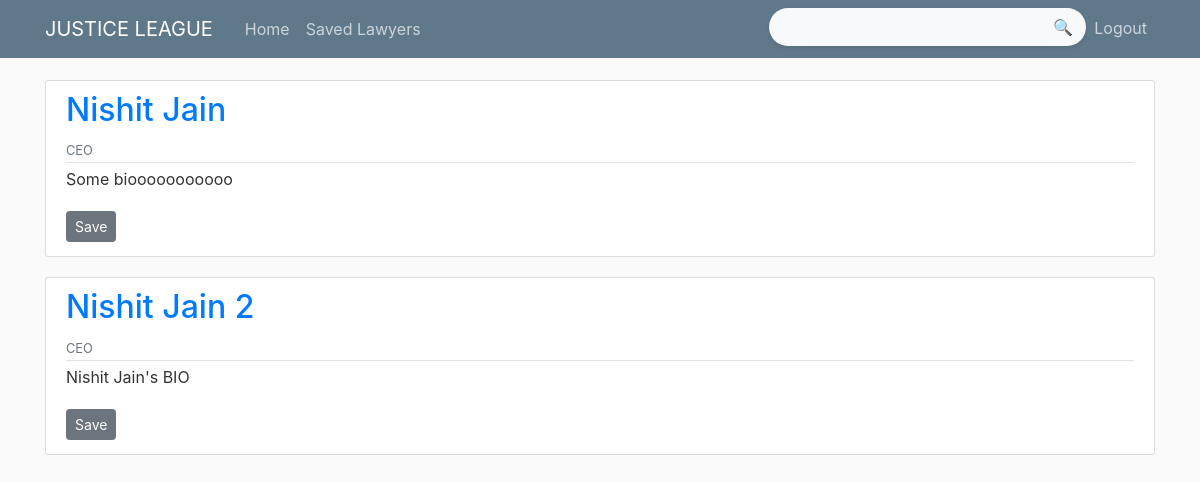
Screenshot of /userhome (signed in) with the database file from the repository.
### models.py (models this page shows)
class Lawyer(UserMixin,db.Model):
    __searchable__ = ['username','first_name','last_name','current_job','city','specialization1','specialization2','specialization3',]
    id = db.Column(db.Integer , primary_key = True)
    username = db.Column(db.String(50), nullable = False)
    first_name = db.Column(db.String(50))
    last_name = db.Column(db.String(50))
    email_id  = db.Column(db.String(200), nullable = False, unique = True)
    current_job = db.Column(db.String(50))
    open_for_cases=db.Column(db.Boolean())
    city =  db.Column(db.String(50))
    specialization1 = db.Column(db.String(50))
    specialization2 = db.Column(db.String(50))
    specialization3 = db.Column(db.String(50))
    bio = db.Column(db.String(200))
    linkedin =   db.Column(db.String(200), unique = True)
    facebook =  db.Column(db.String(200), unique = True)
    instagram =  db.Column(db.String(200), unique = True)
    min_fee= db.Column(db.Integer)
    max_fee= db.Column(db.Integer)
    profile_photo = db.Column(db.String(200) , unique=True)
    phone_number = db.Column(db.Integer , unique=True)
    password =  db.Column(db.String(50), nullable = False)
    cases  = db.relationship('Lawyer_case', backref = 'lawyer')
    educational_qualif_1  = db.relationship('Lawyer_educational_qualif_1', uselist=False, backref = 'lawyer')
    educational_qualif_2  = db.relationship('Lawyer_educational_qualif_2',uselist=False, backref = 'lawyer')
    educational_qualif_3  = db.relationship('Lawyer_educational_qualif_3',uselist=False, backref = 'lawyer')
    proffesional_qualif_1 = db.relationship('Lawyer_prof_qualif_1',uselist=False, backref = 'lawyer')
    proffesional_qualif_2 = db.relationship('Lawyer_prof_qualif_2', uselist=False,backref = 'lawyer')
    proffesional_qualif_3 = db.relationship('Lawyer_prof_qualif_3',uselist=False, backref = 'lawyer')
    saved_lawyers=db.relationship('SavedLawyers',backref='lawyer')

### user_routes.py (the view)
@app.route('/userhome',methods=['GET','POST'])
@login_required
def userhome():
	searchform = SearchForm()
	if searchform.validate_on_submit():
		return redirect(url_for('lawyersearch',query=searchform.searchinput.data))
	free_lawyers = Lawyer.query.filter_by(open_for_cases=1).all()
	user_id = session['customer_id']
	saved_lawyers_ids = SavedLawyers.query.filter_by(user_id=user_id).all()
	saved_lawyers=[]
	for lawyer_id in saved_lawyers_ids:
		lawyer=Lawyer.query.filter_by(id=lawyer_id.lawyer_id).first()
		saved_lawyers.append(lawyer)
	return render_template('user_home.html',free_lawyers=free_lawyers,saved_lawyers=saved_lawyers,searchform=searchform)

### forms.py
class SearchForm(FlaskForm):
	searchinput= StringField('Search')
	submit=SubmitField('🔍')

### user_routes.py (called while the page is built)
@user_login_manager.user_loader
def load_user(user_id):
	return User.query.get(int(user_id))

### templates/user_home.html
{% extends "user_layout.html" %}
{% block content %}
{% if free_lawyers %}
	{% for lawyer in free_lawyers %}
	<article class="media content-section">
	  <div class="media-body">
	    <div class="article-metadata">
	      	<h2><a class="mr-2" href="{{ url_for('show_profile',lawyer_id=lawyer.id) }}">{{ lawyer.username }}</a></h2>
	      <small class="text-muted">{{lawyer.current_job if lawyer.current_job}}</small>
		</div>
		<p class="article-content">{{ lawyer.bio }}</p>
		<div>
			{% if lawyer in saved_lawyers %}
				<a class="btn btn-secondary btn-sm mt-1 mb-1" href="{{ url_for('unsave_lawyer',lawyer_id=lawyer.id)}}">Unsave</a>
			{% else %}
				<a class="btn btn-secondary btn-sm mt-1 mb-1" href="{{ url_for('save_lawyer',lawyer_id=lawyer.id)}}">Save</a>
			{% endif %}
          </div>
	  </div>
	</article>
	{% endfor %}
	{% else %}
	<h2>No lawyers present</h2>
	{% endif %}
{% endblock content %}

### static/main.css (style rules this page uses)
body { background: #fafafa; color: #333333; margin-top: 5rem; }
h1, h2, h3, h4, h5, h6 { color: #444444; }
.content-section { background: #ffffff; padding: 10px 20px; border: 1px solid #dddddd; border-radius: 3px; margin-bottom: 20px; }
.article-content { white-space: pre-line; }
.article-metadata { padding-bottom: 1px; margin-bottom: 4px; border-bottom: 1px solid #e3e3e3 }
.form-control::placeholder { font-size: 0.95rem; color: #aaa; font-style: italic; }

### rows the page displays
Lawyer: username "Nishit Jain", current_job "CEO", bio "Some biooooooooooo"
Lawyer: username "Nishit Jain 2", current_job "CEO", bio "Nishit Jain's BIO"
